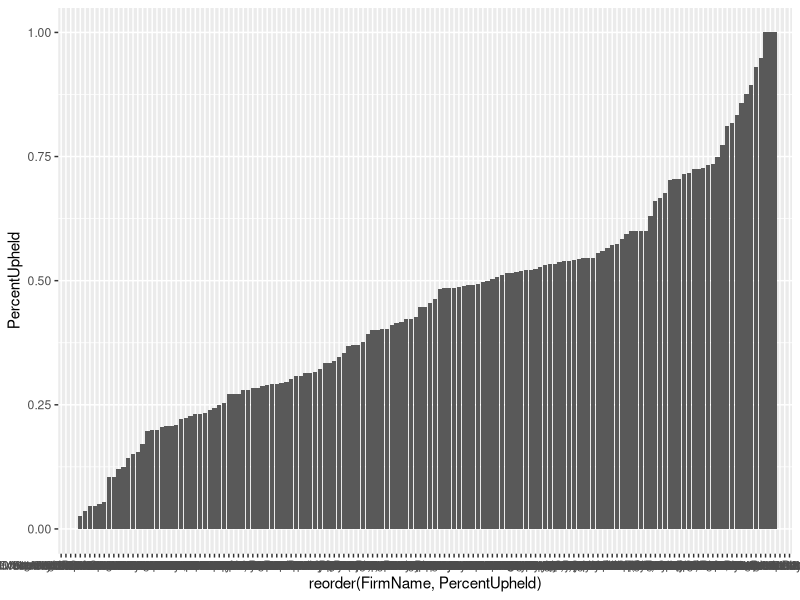
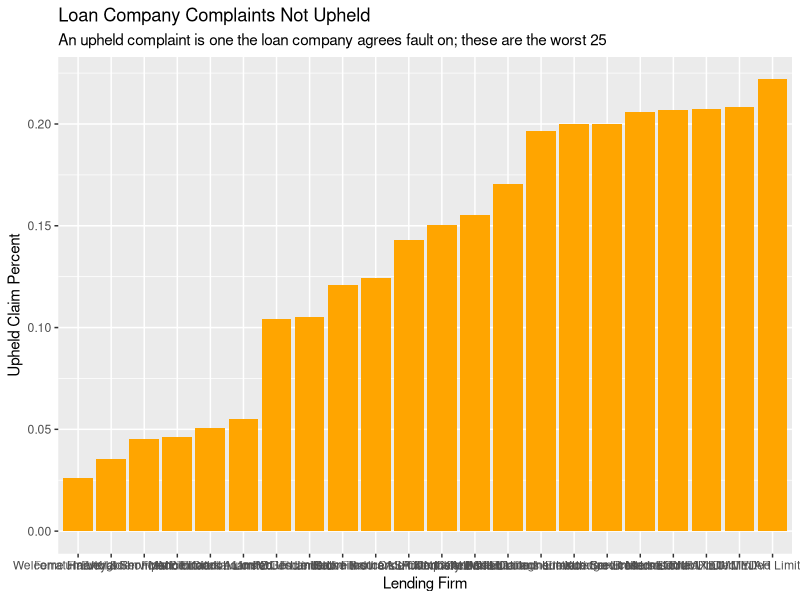

Here is the R script that generated these plots, in order:
library(tidyverse)
library(ggplot2)
library(readxl)
PaydaayLoanComplaints <- read_excel("data/firm-level-complaints-data-2019-h1.xlsx",
                                    sheet = "(1.8) Consumer Credit", skip = 3)

LoanComplaintsSorted <- PaydaayLoanComplaints %>% arrange(`Percentage Upheld`)

LoanComplaintsSortedSelected <- LoanComplaintsSorted %>%
  select(c(`Firm Name...1`,`Percentage Upheld`))

colnames(LoanComplaintsSortedSelected) <- c("FirmName", "PercentUpheld")
  
ggplot(LoanComplaintsSortedSelected, aes(x=reorder(FirmName,PercentUpheld), y=PercentUpheld)) +
         geom_bar(stat="identity")

WorstOffenders <- LoanComplaintsSortedSelected %>%
  slice(c(5:26))

ggplot(WorstOffenders, aes(x=reorder(FirmName,PercentUpheld), y=PercentUpheld)) +
  geom_bar(stat="identity", fill="Orange") +
  labs(title = "Loan Company Complaints Not Upheld", subtitle = "An upheld complaint is one the loan company agrees fault on; these are the worst 25")+
  xlab("Lending Firm")+
  ylab("Upheld Claim Percent")
  theme_minimal()
